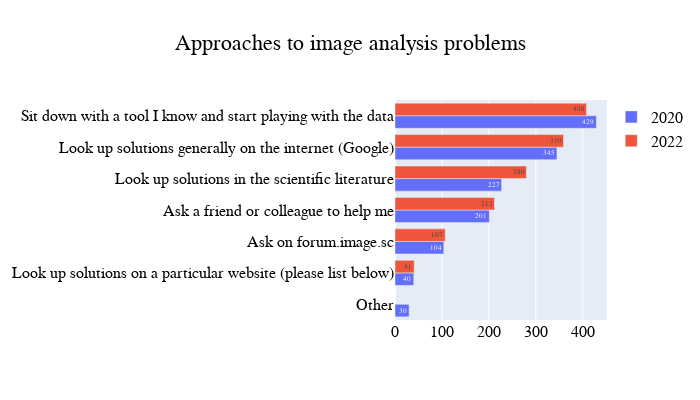

Notebook code for this chart:
### Code cell
#Comparing - approaches to image analysis problems 
sol_21_22 = go.Figure()

sol_21_22.add_trace(go.Bar(name=2020, y= sol_2020_df['index'], x=sol_2020_df['counts'], text=sol_2020_df['counts'], orientation='h'))
sol_21_22.add_trace(go.Bar(name=2022, y=sol_2022_df.index, x=sol_2022_df['counts'], text=sol_2022_df['counts'], orientation='h'))
sol_21_22.update_layout(title = 'Approaches to image analysis problems', title_x=0.5, width=700, height=400, font=dict(family='Helvetica', color="Black", size=16), legend=dict(title_font_family = 'Helvetica', font=dict(size=16, color="Black")))
sol_21_22.update_yaxes(categoryorder='total ascending')

### Figure 1 — Plotly figure (JSON) as saved in the notebook; plotly's stock layout.template omitted (floating-point values rounded to 4 significant figures)
{"data": [{"name": "2020", "orientation": "h", "text": [104, 345, 201, 429, 227, 40, 30], "type": "bar", "x": [104, 345, 201, 429, 227, 40, 30], "y": ["Ask on forum.image.sc", "Look up solutions generally on the internet (Google)", "Ask a friend or colleague to help me", "Sit down with a tool I know and start playing with the data", "Look up solutions in the scientific literature", "Look up solutions on a particular website (please list below)", "Other"]}, {"name": "2022", "orientation": "h", "text": [107, 359, 212, 408, 280, 41], "type": "bar", "x": [107, 359, 212, 408, 280, 41], "y": ["Ask on forum.image.sc", "Look up solutions generally on the internet (Google)", "Ask a friend or colleague to help me", "Sit down with a tool I know and start playing with the data", "Look up solutions in the scientific literature", "Look up solutions on a particular website (please list below)"]}], "layout": {"font": {"color": "Black", "family": "Helvetica", "size": 16}, "height": 400, "legend": {"font": {"color": "Black", "size": 16}, "title": {"font": {"family": "Helvetica"}}}, "title": {"text": "Approaches to image analysis problems", "x": 0.5}, "width": 700, "yaxis": {"categoryorder": "total ascending"}}}
